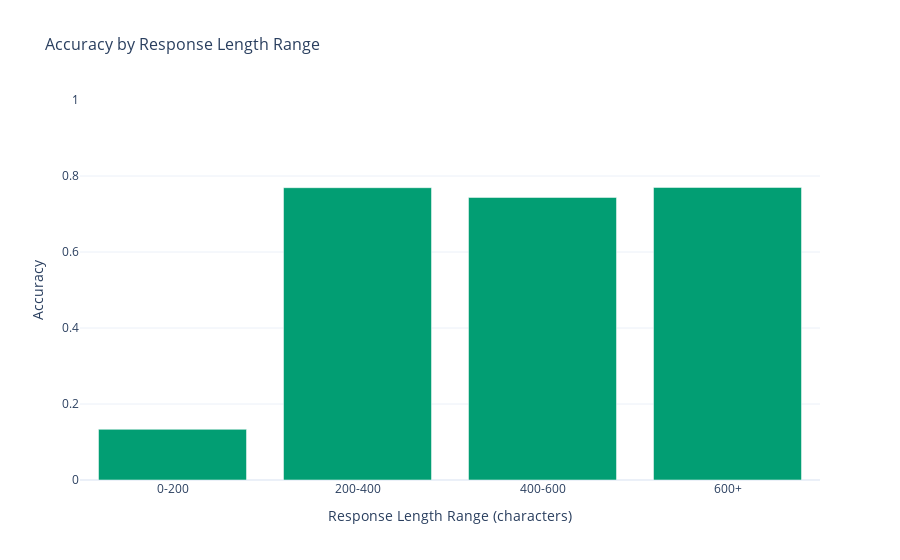

This figure's notebook cell:
### Code cell
# Create bins: 0-200, 200-400, 400-600, 600+
bins = [0, 200, 400, 600, float("inf")]
labels = ["0-200", "200-400", "400-600", "600+"]

df["length_range"] = pd.cut(
    df["response_length"], bins=bins, labels=labels, right=False
)
df_response_length = (
    df[["is_correct", "length_range"]].groupby("length_range", observed=True).mean()
)
df_response_length = df_response_length.reset_index()

# Compare accuracy by response length
fig = px.bar(
    df_response_length,
    x="length_range",
    y="is_correct",
    title="Accuracy by Response Length Range",
    color_discrete_sequence=[COLORS["evaluation"]["Correct"]],
)

fig.update_layout(
    xaxis_title="Response Length Range (characters)",
    yaxis_title="Accuracy",
    yaxis_range=[0, 1],
    font=dict(size=12),
    title_font_size=16,
)

fig.show()

### Figure 1 — Plotly figure (JSON) as saved in the notebook; plotly's stock layout.template omitted (floating-point values rounded to 4 significant figures)
{"data": [{"hovertemplate": "length_range=%{x}<br>is_correct=%{y}<extra></extra>", "legendgroup": "", "marker": {"color": "#029E73", "pattern": {"shape": ""}}, "name": "", "orientation": "v", "showlegend": false, "textposition": "auto", "type": "bar", "x": ["0-200", "200-400", "400-600", "600+"], "xaxis": "x", "y": [0.1333, 0.7692, 0.7436, 0.7699], "yaxis": "y"}], "layout": {"barmode": "relative", "font": {"size": 12}, "legend": {"tracegroupgap": 0}, "title": {"font": {"size": 16}, "text": "Accuracy by Response Length Range"}, "xaxis": {"anchor": "y", "domain": [0, 1], "title": {"text": "Response Length Range (characters)"}}, "yaxis": {"anchor": "x", "domain": [0, 1], "range": [0, 1], "title": {"text": "Accuracy"}}}}
